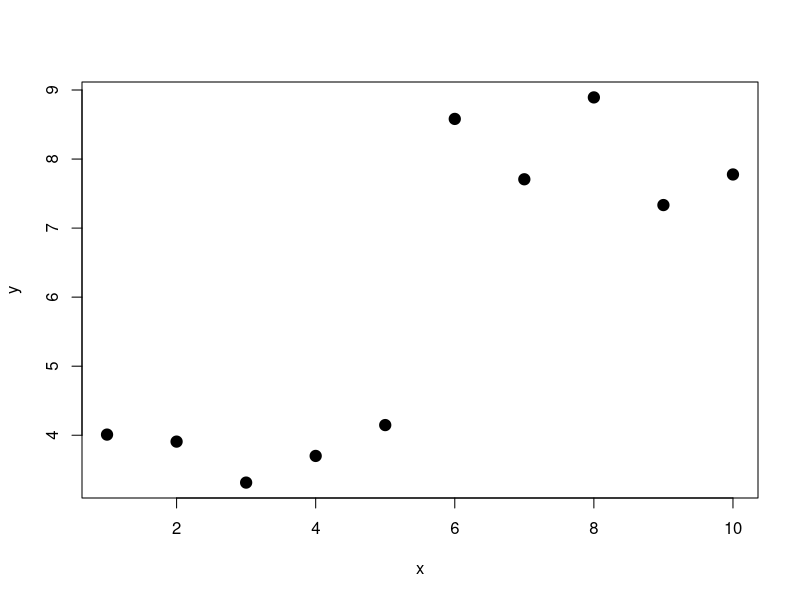
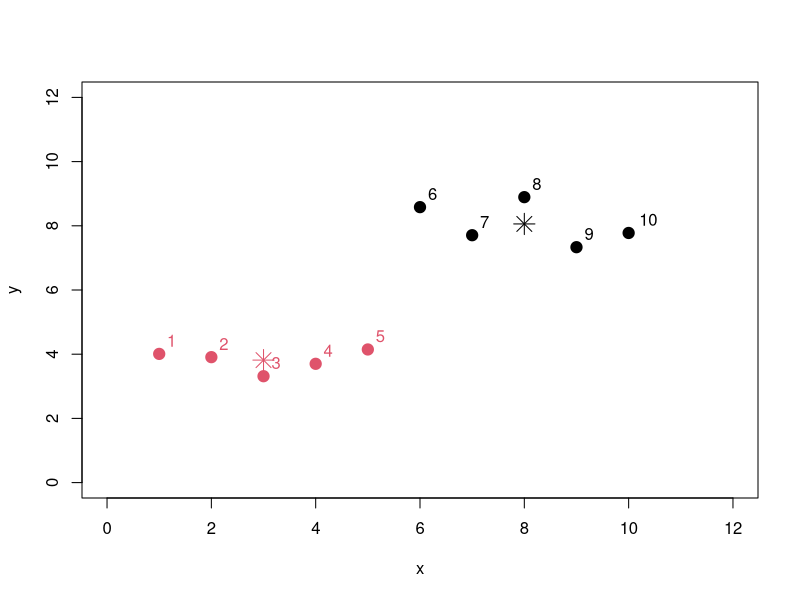
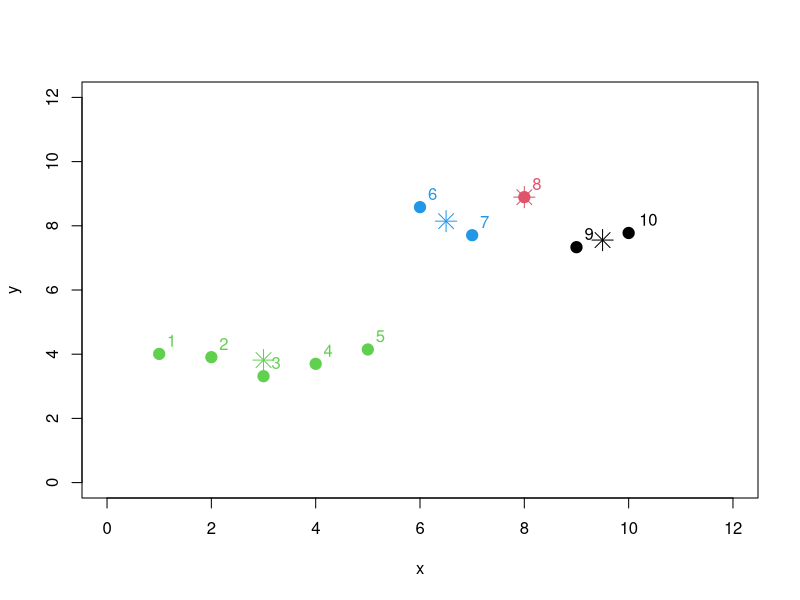
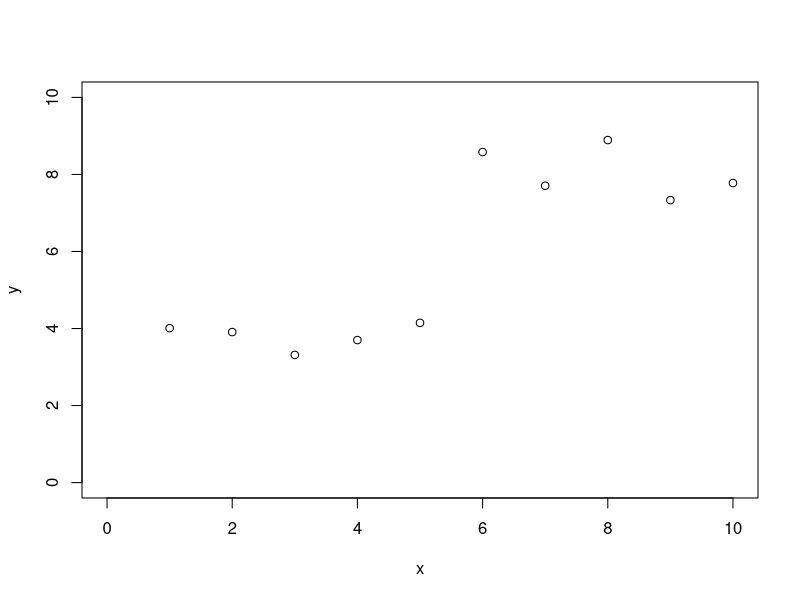
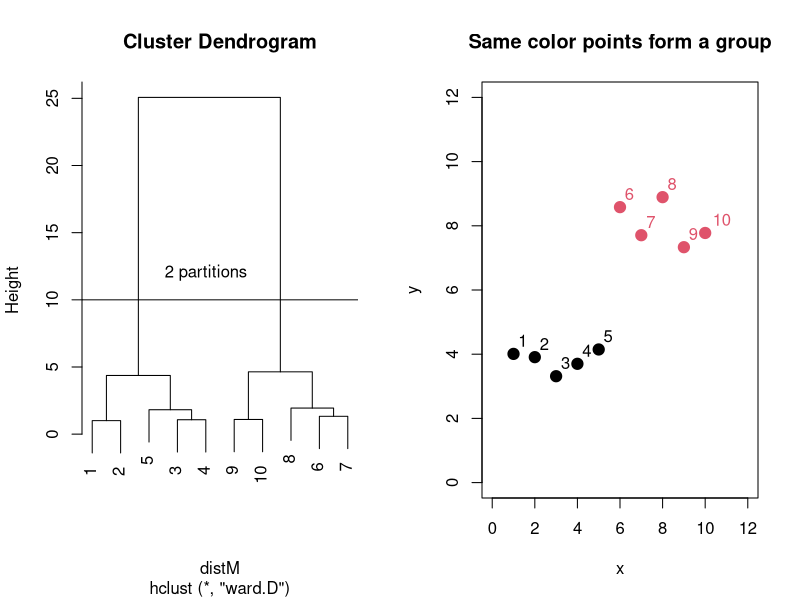
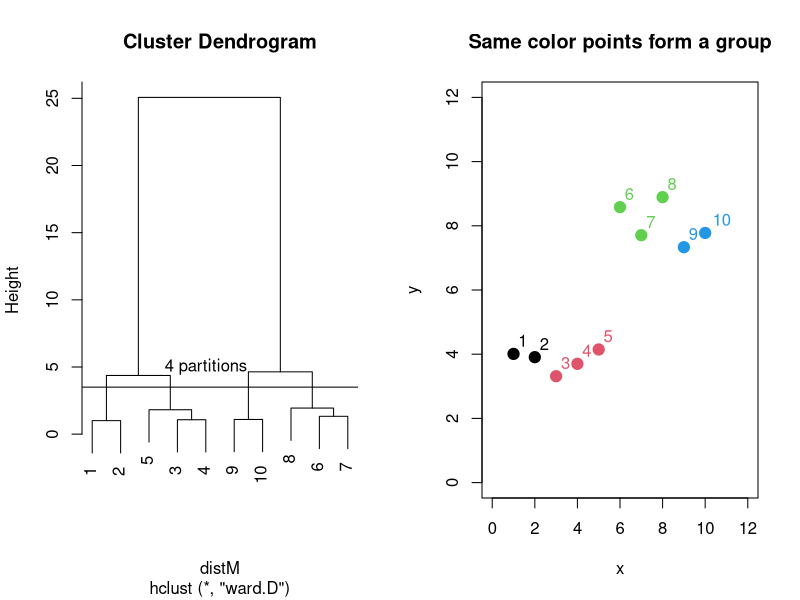

Here is the R script that generated these plots, in order:
## k-means Demo

library(calibrate)

x <- seq(from=1,to=10,length.out = 10)
set.seed(10)
y1 <- rnorm(5, 4, 0.5)
set.seed(20)
y2 <- rnorm(5, 8, 0.5)
y <- c(y1,y2)
par(mfrow=c(1,1))
plot(x,y, cex = 1.5, pch = 19)
obs <- data.frame(x,y)
kmeansObj <-  kmeans(obs, centers = 2)
par(mfrow=c(1,1))
plot(x,y, col= kmeansObj$cluster, pch = 19, cex = 1.5, xlim = c(0,12), ylim = c(0,12))
points(kmeansObj$centers, pch = 8, cex = 2.0, col = rownames(kmeansObj$centers))
textxy(x+0.1,y + 0.1, labs = 1:10, cex = 1, col = kmeansObj$cluster)

kmeansObj <-  kmeans(obs, centers = 4)
par(mfrow=c(1,1))
plot(x,y, col= kmeansObj$cluster, pch = 19, cex = 1.5, xlim = c(0,12), ylim = c(0,12))
points(kmeansObj$centers, pch = 8, cex = 2.0, col = rownames(kmeansObj$centers))
textxy(x+0.1,y + 0.1, labs = 1:10, cex = 1, col = kmeansObj$cluster)

## Hierarchical Clustering

x <- seq(from=1,to=10,length.out = 10)
set.seed(10)
y1 <- rnorm(5, 4, 0.5)
set.seed(20)
y2 <- rnorm(5, 8, 0.5)
y <- c(y1,y2)
par(mfrow=c(1,1))
plot(x,y, xlim = c(0,10), ylim = c(0,10))
obs <- data.frame(x,y)
distM <- dist(obs)
clusters <- hclust(distM, method = "ward.D")

# Here, I have created 2 partitions
par(mfrow=c(1,2))
mem <- cutree(clusters, k =2)
plot(clusters)
abline(h=10)
text(5, 12, labels = "2 partitions")
plot(x,y, col=mem, pch = 19, cex = 1.5, xlim = c(0,12), ylim=c(0,12),
     main="Same color points form a group")
textxy(x+0.1,y + 0.1, labs = 1:10, cex = 1, col = mem)

## This time I am creating 4 partitions
par(mfrow=c(1,2))
mem <- cutree(clusters, k =4)
plot(clusters)
abline(h=3.5)
text(5, 5, labels = "4 partitions")
plot(x,y, col=mem, pch = 19, cex = 1.5, xlim = c(0,12), ylim=c(0,12),
     main="Same color points form a group")
textxy(x+0.1,y + 0.1, labs = 1:10, cex = 1, col = mem)
